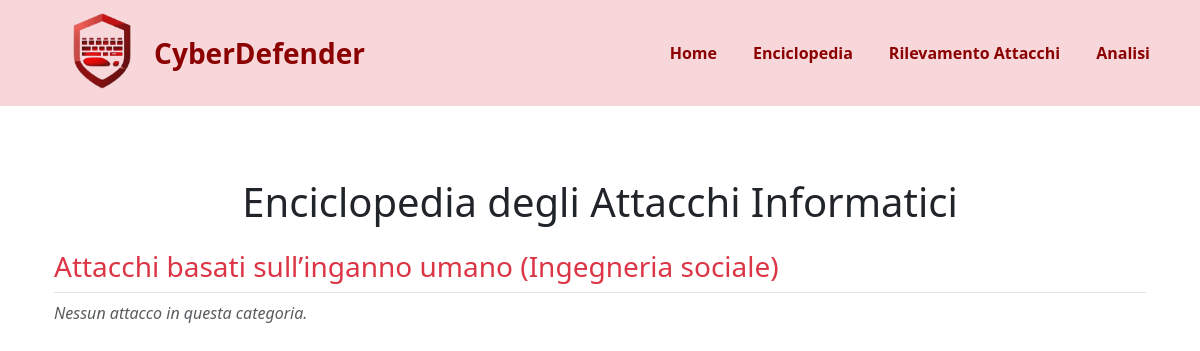
Page /enciclopedia_indice on the earlier database version.
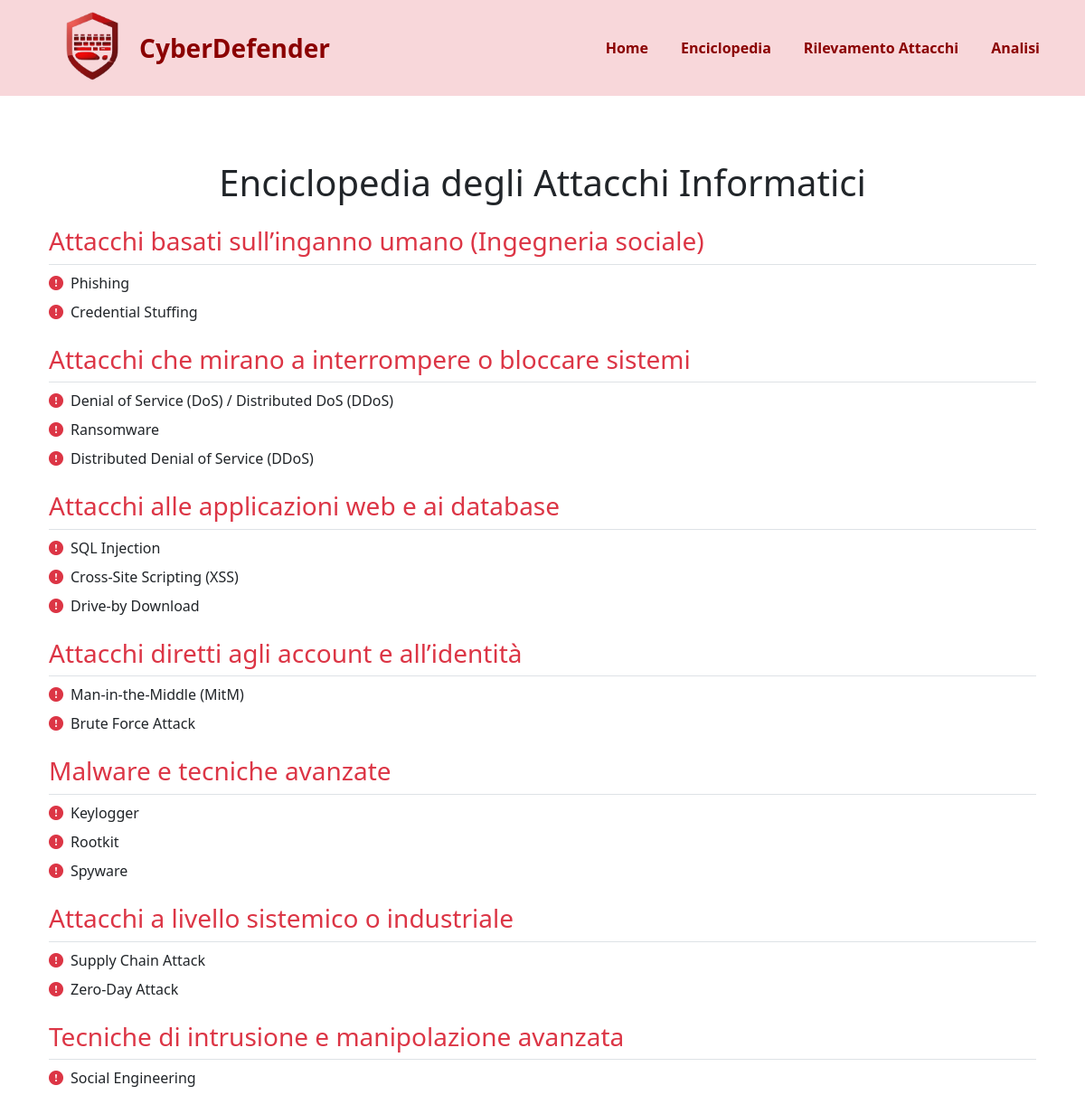
Same page on the later database version.
### enciclopedia/models.py (models this page shows)
class EnciclopediaAttacchi(models.Model):
    id = models.AutoField(primary_key=True)
    categoria = models.CharField(max_length=100)  # Categoria dell'attacco, ad esempio "Phishing", "Malware", ecc.

class Attacco(models.Model):
    id = models.AutoField(primary_key=True)
    nome_attacco = models.CharField(max_length=255)
    descrizione = models.TextField()
    livello_rischio = models.CharField(
        max_length=100,
        choices=[
            ('basso', 'Basso'),
            ('medio', 'Medio'),
            ('alto', 'Alto')
        ],
        default='basso',
        null=False,
        blank=False
    )
    contromisure = models.TextField()
    enciclopediaattacchi = models.ForeignKey(EnciclopediaAttacchi, on_delete=models.CASCADE)

### enciclopedia/views.py (the view)
# urls.py: path('enciclopedia_indice', enciclopedia_indice, name='enciclopedia_indice'),
def enciclopedia_indice(request):
    categorie = EnciclopediaAttacchi.objects.all()
    return render(request, 'enciclopedia_indice.html', {'categorie': categorie})

### templates/enciclopedia_indice.html (shortened to what this page needs)
{% extends "base.html" %}
{% load static %}
{% block content %}
<div class="container my-5">
  <h1 class="mb-4 text-center">Enciclopedia degli Attacchi Informatici</h1>
  {% for categoria in categorie %}
    <div class="mb-4">
      <h3 class="text-danger border-bottom pb-2">{{ categoria.categoria }}</h3>
      <ul class="list-unstyled">
        {% for attacco in categoria.attacco_set.all %}
          <li class="mb-2">
            <a href="{% url 'enciclopedia_attacchi' attacco.id %}" class="text-decoration-none d-flex align-items-center text-dark">
              <i class="bi bi-exclamation-circle-fill text-danger me-2"></i>
              {{ attacco.nome_attacco }}
            </a>
          </li>
        {% empty %}
          <li class="fst-italic text-muted">Nessun attacco in questa categoria.</li>
        {% endfor %}
      </ul>
    </div>
  {% endfor %}
</div>
{% endblock %}

### templates/base.html (shortened to what this page needs)
{% load static %}
<!DOCTYPE html>
<html lang="it">
<head>
    <link href="https://cdn.jsdelivr.net/npm/bootstrap@5.3.0/dist/css/bootstrap.min.css" rel="stylesheet">
    <link href="https://cdn.jsdelivr.net/npm/bootstrap-icons@1.10.5/font/bootstrap-icons.css" rel="stylesheet">
    <link rel="stylesheet" href="{% static 'css/styles.css' %}">
</head>
<body>
<nav class="navbar navbar-expand-lg navbar-light" style="background-color: #f8d7da;">
    <div class="container">
        <a class="navbar-brand d-flex align-items-center" >
            <img src="{% static 'img/logo.png' %}" alt="Logo" class="logo-img me-2">
            <strong class="fs-3 text-bordeaux">CyberDefender</strong>
        </a>
        <div class="collapse navbar-collapse justify-content-end" id="navbarNav">
            <ul class="navbar-nav">
                <li class="nav-item"><a class="nav-link text-bordeaux" href="{% url 'index' %}">Home</a></li>
                <li class="nav-item"><a class="nav-link text-bordeaux" href="">Enciclopedia</a></li>
                <li class="nav-item"><a class="nav-link text-bordeaux" href="{% url 'rilevamento_attacco' %}" >Rilevamento Attacchi </a></li>
                <li class="nav-item"><a class="nav-link text-bordeaux" href="">Analisi </a></li>
            </ul>
        </div>
    </div>
</nav>
<main class="container my-4">
    {% block content %}
    {% endblock %}
</main>
</body>
</html>

### website/static/css/styles.css (style rules this page uses)
.logo-img { height: 80px; }
nav { font-weight: bold; }
nav a { color: #bf0c0c; text-decoration: none; margin-left: 20px; font-size: 1rem; }
main { display: flex; flex-direction: column; align-items: center; margin: 40px 20px; }
.text-bordeaux { color: #8b0000 !important; }

Differences in the rows shown:
shown differently, row unchanged: EnciclopediaAttacchi "Attacchi basati sull’inganno umano (Ingegneria sociale)": no longer shows "Nessun attacco in questa categoria."
added Attacco: nome_attacco "Phishing", shown under EnciclopediaAttacchi "Attacchi basati sull’inganno umano (Ingegneria sociale)"
added Attacco: nome_attacco "Credential Stuffing", shown under EnciclopediaAttacchi "Attacchi basati sull’inganno umano (Ingegneria sociale)"
added EnciclopediaAttacchi: categoria "Attacchi che mirano a interrompere o bloccare sistemi"
added Attacco: nome_attacco "Denial of Service (DoS) / Distributed DoS (DDoS)", shown under "Attacchi che mirano a interrompere o bloccare sistemi"
added Attacco: nome_attacco "Ransomware", shown under "Attacchi che mirano a interrompere o bloccare sistemi"
added Attacco: nome_attacco "Distributed Denial of Service (DDoS)", shown under "Attacchi che mirano a interrompere o bloccare sistemi"
added EnciclopediaAttacchi: categoria "Attacchi alle applicazioni web e ai database"
added Attacco: nome_attacco "SQL Injection", shown under "Attacchi alle applicazioni web e ai database"
added Attacco: nome_attacco "Cross-Site Scripting (XSS)", shown under "Attacchi alle applicazioni web e ai database"
added Attacco: nome_attacco "Drive-by Download", shown under "Attacchi alle applicazioni web e ai database"
added EnciclopediaAttacchi: categoria "Attacchi diretti agli account e all’identità"
added Attacco: nome_attacco "Man-in-the-Middle (MitM)", shown under "Attacchi diretti agli account e all’identità"
added Attacco: nome_attacco "Brute Force Attack", shown under "Attacchi diretti agli account e all’identità"
added EnciclopediaAttacchi: categoria "Malware e tecniche avanzate"
added Attacco: nome_attacco "Keylogger", shown under "Malware e tecniche avanzate"
added Attacco: nome_attacco "Rootkit", shown under "Malware e tecniche avanzate"
added Attacco: nome_attacco "Spyware", shown under "Malware e tecniche avanzate"
added EnciclopediaAttacchi: categoria "Attacchi a livello sistemico o industriale"
added Attacco: nome_attacco "Supply Chain Attack", shown under "Attacchi a livello sistemico o industriale"
added Attacco: nome_attacco "Zero-Day Attack", shown under "Attacchi a livello sistemico o industriale"
added EnciclopediaAttacchi: categoria "Tecniche di intrusione e manipolazione avanzata"
added Attacco: nome_attacco "Social Engineering", shown under "Tecniche di intrusione e manipolazione avanzata"
